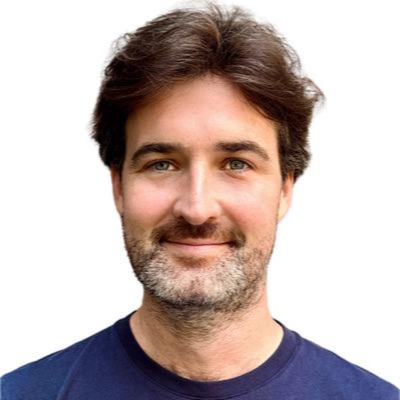
#> input picture office-hours/bryan.jpg, 400 x 400 px
$ python glyph-portrait.py ../office-hours/bryan.jpg out.png
#> lines starting #> are read from the running program, lines starting #| are printed output that depends on the picture; after the words box and inside, x2 and y2 are one past the last pixel; in counts of white or black regions, pixels touching at a corner belong together
# /// script
# requires-python = ">=3.11"
# dependencies = ["pillow>=11", "numpy"]
# ///
"""Turn a headshot into the darkness grid that office-hours/portrait.js draws as glyphs.

uv run tools/glyph-portrait.py PHOTO office-hours/portrait-data.js [--cols 80 --rows 48]
"""

import argparse
import json

import numpy as np
from PIL import Image, ImageFilter, ImageOps

ap = argparse.ArgumentParser()
ap.add_argument("photo")
ap.add_argument("out")
ap.add_argument("--cols", type=int, default=80)
ap.add_argument("--rows", type=int, default=48)
args = ap.parse_args()

im = ImageOps.fit(ImageOps.exif_transpose(Image.open(args.photo)).convert("L"), (800, 800))
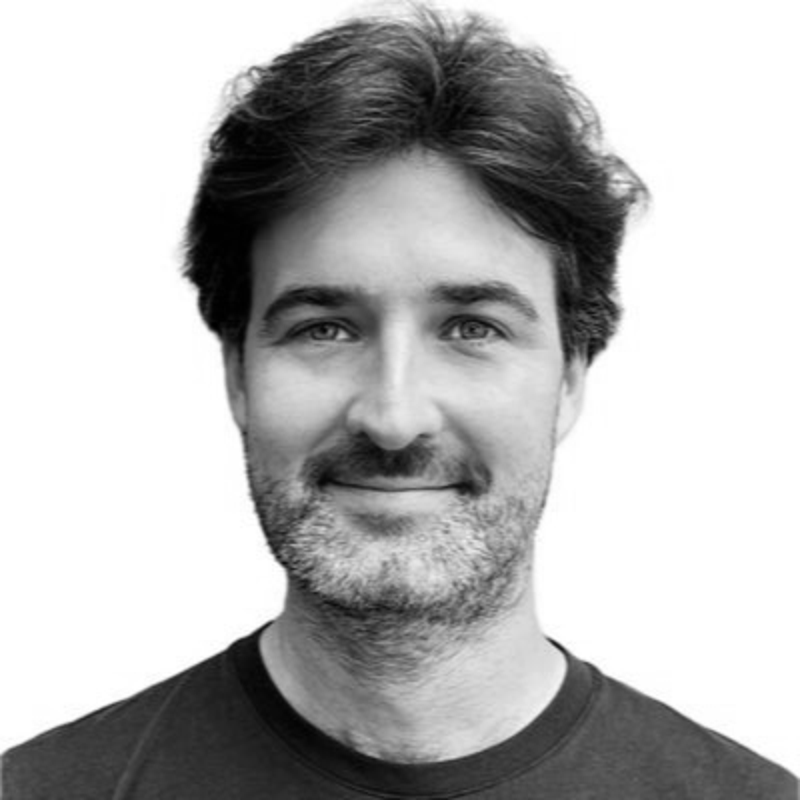
#> im: PIL image 800x800 L; min 0, max 255, mean 184.1
g = np.asarray(im.filter(ImageFilter.GaussianBlur(1.2)).resize((args.cols, args.rows), Image.Resampling.LANCZOS), np.float32) / 255
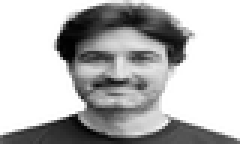
#> g: shape (48, 80) float32 (shown 3 times larger); min 0, max 1, mean 0.721
subject = g < 0.93
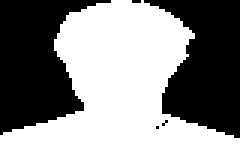
#> subject: shape (48, 80) bool (shown 3 times larger); 50.4% white; 5 black regions (3 under 20 px), largest, box (x1, y1, x2, y2) and area: (0, 0, 37, 45) 964, (48, 0, 80, 46) 934
lo, hi = np.percentile(g[subject], [2, 98])
#> lo = 0.0235; hi = 0.886
dark = (1 - np.clip((g - lo) / (hi - lo), 0, 1)) ** 1.25
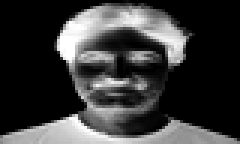
#> dark: shape (48, 80) float32 (shown 3 times larger); min 0, max 1, mean 0.23
cells = "".join(str(min(9, int(v * 10))) if s else "-" for v, s in zip(dark.ravel(), subject.ravel()))

with open(args.out, "w") as f:
    f.write("window.PORTRAIT = " + json.dumps({"cols": args.cols, "rows": args.rows, "d": cells}) + ";\n")

$ run again, on office-hours/portrait-dark.png
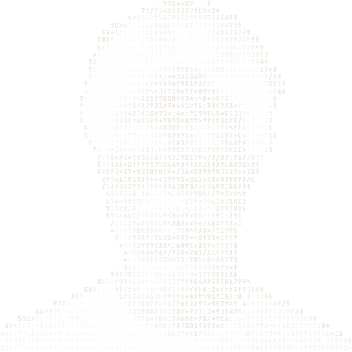
#> input picture office-hours/portrait-dark.png, 352 x 352 px
#> `g = np.asarray(im.filter(ImageFilter.GaussianBlur(1.2)).resize((args.c..`:
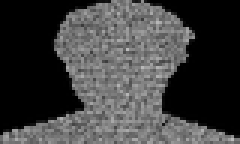
#> g: shape (48, 80) float32 (shown 3 times larger); min 0, max 0.733, mean 0.244
#> subject: shape (48, 80) bool; every value is 1
#> lo = 0; hi = 0.612
#> `dark = (1 - np.clip((g - lo) / (hi - lo), 0, 1)) ** 1.25`:
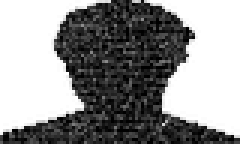
#> dark: shape (48, 80) float32 (shown 3 times larger); min 0, max 1, mean 0.57
